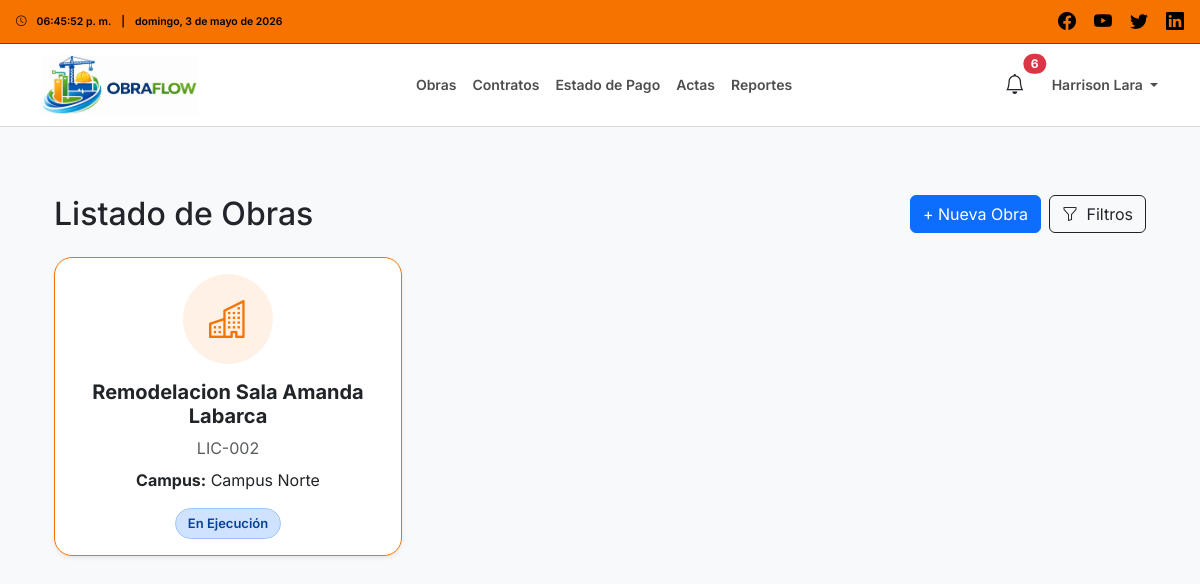
/obras/ (signed in), run on the app's committed database.
### users/models.py (models this page shows, shortened)
class User(AbstractUser):
    class Roles(models.TextChoices):
        ADMIN = 'ADMIN', 'Administrador'
        INSPECTOR = 'INSPECTOR', 'Inspector'
        CONTRATISTA = 'CONTRATISTA', 'Empresa Contratista'
    role = models.CharField(
        max_length=20,
        choices=Roles.choices,
        default=Roles.CONTRATISTA
    )

### obras/models.py (models this page shows, shortened)
class Obra(models.Model):
    rut_validator = RegexValidator(
        regex=r'^\d{1,2}\.\d{3}\.\d{3}-[\dkK]$',
        message='El RUT debe tener el formato xx.xxx.xxx-x'
    )
    codigo = models.CharField(max_length=50, unique=True)
    nombre = models.CharField(max_length=200)
    descripcion = models.TextField(blank=True, null=True)
    ubicacion = models.CharField(max_length=255)
    CAMPUS_CHOICES = [
        ('CAMPUS_1', 'Campus Central'),
        ('CAMPUS_2', 'Campus Norte'),
        ('CAMPUS_3', 'Campus Sur'),
        ('CAMPUS_4', 'Campus Poniente'),
    ]
    campus = models.CharField(max_length=20, choices=CAMPUS_CHOICES)
    inspector = models.ForeignKey(
        settings.AUTH_USER_MODEL,
        on_delete=models.CASCADE,
        related_name='obras_como_inspector'
    )
    empresa = models.ForeignKey(
        settings.AUTH_USER_MODEL,
        on_delete=models.CASCADE,
        related_name='obras_como_empresa'
    )
    rut_empresa = models.CharField(
        max_length=12,
        validators=[rut_validator],
        blank=True,
        null=True
    )
    fecha_inicio = models.DateField()
    fecha_termino = models.DateField(blank=True, null=True)
    fecha_creacion = models.DateTimeField(auto_now_add=True)
    ESTADO_CHOICES = [
        ('PLANIFICACION', 'Planificación'),
        ('EN_PROCESO', 'En Ejecución'),
        ('FINALIZADA', 'Finalizada'),
    ]
    estado = models.CharField(
        max_length=20,
        choices=ESTADO_CHOICES,
        default='PLANIFICACION'
    )
    class Meta:
        verbose_name = 'Obra'
        verbose_name_plural = 'Obras'
        ordering = ['-fecha_creacion']

### core/views.py (the view)
# urls.py: path('obras/', obras_lista, name='obras'),
@login_required(login_url='login')
def obras_lista(request):
    user = request.user
    if user.role == 'INSPECTOR':
        obras = Obra.objects.filter(inspector=user)
    elif user.role == 'CONTRATISTA':
        obras = Obra.objects.filter(empresa=user)
    else:
        obras = Obra.objects.none()
    busqueda = request.GET.get('q', '').strip()
    campus = request.GET.get('campus', '').strip()
    estado = request.GET.get('estado', '').strip()
    if busqueda:
        obras = obras.filter(
            Q(codigo__icontains=busqueda) |
            Q(nombre__icontains=busqueda)
        )
    if campus:
        obras = obras.filter(campus=campus)
    if estado:
        obras = obras.filter(estado=estado)
    filtros_activos = 0
    if busqueda:
        filtros_activos += 1
    if campus:
        filtros_activos += 1
    if estado:
        filtros_activos += 1
    context = {
        'obras': obras,
        'busqueda': busqueda,
        'campus_actual': campus,
        'estado_actual': estado,
        'campus_choices': Obra.CAMPUS_CHOICES,
        'estado_choices': Obra.ESTADO_CHOICES,
        'filtros_activos': filtros_activos,
    }
    return render(request, 'obras/lista.html', context)

### core/context_processors.py (called while the page is built)
def nombre_usuario(usuario):
    if not usuario:
        return ""
    nombre = f"{getattr(usuario, 'first_name', '')} {getattr(usuario, 'last_name', '')}".strip()
    if nombre:
        return nombre
    return getattr(usuario, 'username', '') or ""

### trabajadores/models.py (called while the page is built)
    @property
    def documentos_completos(self):
        return hasattr(self, 'documentos') and all([
            self.documentos.carnet_identidad,
            self.documentos.certificado_antecedentes,
            self.documentos.contrato_trabajo,
        ])

### templates/obras/lista.html (shortened to what this page needs)
{% extends 'base.html' %}
{% block content %}
<div class="container mt-4">
    <div class="d-flex justify-content-between align-items-center mb-4 flex-wrap gap-2">
        <h2 class="mb-0">Listado de Obras</h2>
        <div class="d-flex gap-2 flex-wrap">
            {% if request.user.role == 'INSPECTOR' %}
            <a href="{% url 'obras_crear' %}" class="btn btn-primary">
                + Nueva Obra
            </a>
            {% endif %}
            <button class="btn btn-outline-dark position-relative" type="button" data-bs-toggle="collapse" data-bs-target="#filtrosObras" aria-expanded="false" aria-controls="filtrosObras">
                <i class="bi bi-funnel me-1"></i> Filtros
            </button>
        </div>
    </div>
    <div class="row">
        {% for obra in obras %}
        <div class="col-md-4 mb-4">
            <a href="{% url 'obras_detalle' obra.id %}" class="obra-card-link">
                <div class="card shadow-sm h-100 obra-card {% if request.user.role == 'INSPECTOR' %}obra-card-inspector{% elif request.user.role == 'CONTRATISTA' %}obra-card-empresa{% endif %}">
                    <div class="card-body text-center">
                        <div class="obra-card-icon {% if request.user.role == 'INSPECTOR' %}obra-card-icon-inspector{% elif request.user.role == 'CONTRATISTA' %}obra-card-icon-empresa{% endif %} mb-3">
                            <i class="bi bi-buildings"></i>
                        </div>
                        <h5 class="card-title fw-bold mb-2">
                            {{ obra.nombre }}
                        </h5>
                        <p class="mb-2 text-muted">
                            {{ obra.codigo }}
                        </p>
                        <p class="mb-3">
                            <strong>Campus:</strong> {{ obra.get_campus_display }}
                        </p>
                        <span class="badge obra-badge
                            {% if obra.estado == 'PLANIFICACION' %}obra-badge-planificacion
                            {% elif obra.estado == 'EN_PROCESO' %}obra-badge-proceso
                            {% elif obra.estado == 'FINALIZADA' %}obra-badge-finalizada
                            {% endif %}">
                            {{ obra.get_estado_display }}
                        </span>
                    </div>
                </div>
            </a>
        </div>
        {% empty %}
        <div class="col-12">
            <div class="alert alert-warning">
                No se encontraron obras con los filtros seleccionados.
            </div>
        </div>
        {% endfor %}
    </div>
</div>
{% endblock %}

### templates/partials/navbar_inspector.html (shortened to what this page needs)
{% load static %}
<div class="top-bar-inspector d-flex justify-content-between align-items-center px-3">
    <div class="hora-info d-flex align-items-center flex-nowrap small">
        <i class="bi bi-clock me-2"></i>
        <span id="topbarClockInspector" class="me-2">--:--:--</span>
        <span class="me-2">|</span>
        <span id="topbarDateInspector" class="text-truncate">--</span>
    </div>
    <div class="social-icons">
        <a href="#"><i class="bi bi-facebook"></i></a>
        <a href="#"><i class="bi bi-youtube"></i></a>
        <a href="#"><i class="bi bi-twitter"></i></a>
        <a href="#"><i class="bi bi-linkedin"></i></a>
    </div>
</div>
<nav class="navbar navbar-expand-lg navbar-light navbar-inspector">
    <div class="container">
        <a class="navbar-brand d-flex align-items-center" href="{% url 'dashboard_inspector' %}">
            <img src="{% static 'images/logo_navbar.jpeg' %}" alt="OBRAFLOW" class="logo">
        </a>
        <div class="collapse navbar-collapse" id="navbarNavInspector">
            <ul class="navbar-nav mx-auto">
                <li class="nav-item"><a class="nav-link" href="{% url 'obras' %}">Obras</a></li>
                <li class="nav-item"><a class="nav-link" href="{% url 'contratos' %}">Contratos</a></li>
                <li class="nav-item"><a class="nav-link" href="{% url 'edp' %}">Estado de Pago</a></li>
                <li class="nav-item"><a class="nav-link" href="{% url 'actas' %}">Actas</a></li>
                <li class="nav-item"><a class="nav-link" href="{% url 'reportes_index' %}">Reportes</a></li>
            </ul>
            <div class="nav-icons d-flex align-items-center gap-3">
                <button class="btn btn-link nav-alert-btn position-relative"
                        type="button"
                        data-bs-toggle="offcanvas"
                        data-bs-target="#offcanvasAlertasInspector">
                    <i class="bi bi-bell fs-5"></i>
                    {% if nav_total_alertas > 0 %}
                    <span class="position-absolute top-0 start-100 translate-middle badge rounded-pill bg-danger">
                        {{ nav_total_alertas }}
                    </span>
                    {% endif %}
                </button>
                <div class="dropdown">
                    <a class="nav-link dropdown-toggle"
                       href="#"
                       role="button"
                       data-bs-toggle="dropdown"
                       aria-expanded="false">
                        {% if request.user.first_name %}
                            {{ request.user.first_name }} {{ request.user.last_name }}
                        {% else %}
                            {{ request.user.username }}
                        {% endif %}
                    </a>
                </div>
            </div>
        </div>
    </div>
</nav>

### static/css/styles.css (style rules this page uses)
body { font-family: 'Inter', sans-serif; background-color: #f8f9fa; margin: 0; padding: 0; }
.top-bar-inspector { background-color: #f77300; color: black; font-size: 12px; font-weight: 600; padding: 8px 15px; }
.top-bar-inspector .hora-info, .top-bar-empresa .hora-info { display: flex; align-items: center; gap: 2px; }
.top-bar-inspector .social-icons a, .top-bar-empresa .social-icons a { color: black; font-size: 18px; margin-left: 15px; text-decoration: none; transition: color 0.2s ease-in-out; }
.navbar-inspector { background-color: #ffffff; border-top: 1px solid #4e4e4e; border-bottom: 1px solid #d9d9d9; min-height: 70px; padding-top: 6px; padding-bottom: 6px; }
.logo { height: 100%; max-height: 60px; width: auto; object-fit: contain; display: block; }
.navbar-inspector .nav-link { color: #4e4e4e; font-weight: 600; font-size: 14px; transition: color 0.2s ease-in-out; white-space: nowrap; }
.nav-icons { display: flex; align-items: center; gap: 20px; }
.obra-card { border-width: 1.5px; border-style: solid; border-radius: 18px; overflow: hidden; transition: transform 0.28s ease, box-shadow 0.28s ease, border-color 0.28s ease; background-color: #ffffff; }
.obra-card-inspector { border-color: #f77300; }
.obra-card-icon { width: 90px; height: 90px; margin: 0 auto; border-radius: 50%; display: flex; align-items: center; justify-content: center; font-size: 38px; transition: transform 0.25s ease, box-shadow 0.25s ease; }
.obra-card-icon-inspector { background-color: #fff1e5; color: #f77300; }
.obra-badge { font-size: 13px; padding: 8px 12px; border-radius: 999px; display: inline-block; border: 1px solid transparent; font-weight: 600; }
.obra-badge-proceso { background-color: #cfe2ff; color: #084298; border-color: #9ec5fe; }
.obra-card-link { text-decoration: none; color: inherit; display: block; }
.nav-alert-btn { color: #212529; text-decoration: none; padding: 6px 10px; }

### data on the page
User: user.first_name "Harrison", user.last_name "Lara"
Obra: nombre "Remodelacion Sala Amanda Labarca", codigo "LIC-002", campus "Campus Norte", estado "En Ejecución"

### other printed values
{{ nav_total_alertas }} "6"
